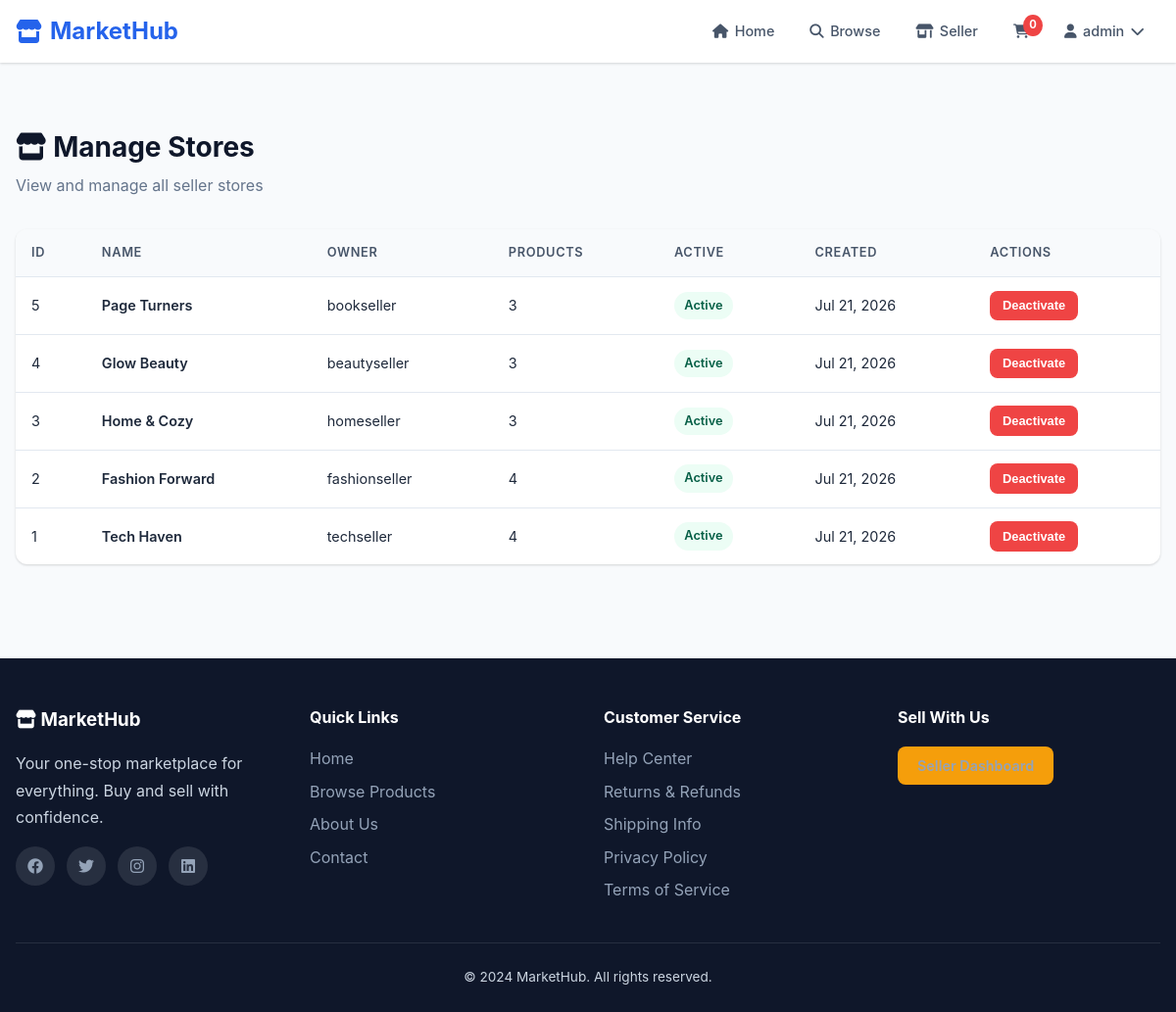
The app's page /admin/stores (signed in) with its own data.
### app/models.py (models this page shows, shortened)
class User(db.Model, UserMixin):
    __tablename__ = 'users'
    id = db.Column(db.Integer, primary_key=True)
    username = db.Column(db.String(80), unique=True, nullable=False)
    email = db.Column(db.String(120), unique=True, nullable=False)
    password_hash = db.Column(db.String(128), nullable=False)
    full_name = db.Column(db.String(150))
    phone = db.Column(db.String(20))
    address = db.Column(db.Text)
    profile_image = db.Column(db.String(200), default='default.jpg')
    is_seller = db.Column(db.Boolean, default=False)
    is_admin = db.Column(db.Boolean, default=False)
    created_at = db.Column(db.DateTime, default=datetime.utcnow)
    cart_items = db.relationship('CartItem', backref='user', lazy=True, cascade='all, delete-orphan')
    orders = db.relationship('Order', backref='customer', lazy=True)
    stores = db.relationship('Store', backref='owner', lazy=True)
    reviews = db.relationship('Review', backref='author', lazy=True)

class Store(db.Model):
    __tablename__ = 'stores'
    id = db.Column(db.Integer, primary_key=True)
    name = db.Column(db.String(150), nullable=False)
    description = db.Column(db.Text)
    logo = db.Column(db.String(200), default='default_store.png')
    banner = db.Column(db.String(200))
    owner_id = db.Column(db.Integer, db.ForeignKey('users.id'), nullable=False)
    is_active = db.Column(db.Boolean, default=True)
    created_at = db.Column(db.DateTime, default=datetime.utcnow)
    products = db.relationship('Product', backref='store', lazy=True)
    sales = db.relationship('OrderItem', backref='store_sale', lazy=True)
    @property
    def total_products(self):
        return len(self.products)

### app/routes/admin.py (the view)
@admin_bp.route('/stores')
def stores():
    page = request.args.get('page', 1, type=int)
    stores = Store.query.order_by(Store.created_at.desc()).paginate(page=page, per_page=20)
    return render_template('admin/stores.html', stores=stores, title='Manage Stores')

### app/models.py (called while the page is built)
@login_manager.user_loader
def load_user(user_id):
    return User.query.get(int(user_id))

### app/routes/admin.py (called while the page is built)
@admin_bp.before_request
@login_required
def check_admin():
    if not current_user.is_admin:
        flash('Admin access required.', 'danger')
        return redirect(url_for('main.home'))

### app/templates/admin/stores.html (shortened to what this page needs)
{% extends "base.html" %}
{% block content %}
<div class="section">
    <div class="section-container">
        <h1 class="section-title"><i class="fas fa-store"></i> Manage Stores</h1>
        <p class="section-subtitle" style="margin-bottom: 2rem;">View and manage all seller stores</p>
        <div class="table-container">
            <table>
                <thead>
                    <tr>
                        <th>ID</th>
                        <th>Name</th>
                        <th>Owner</th>
                        <th>Products</th>
                        <th>Active</th>
                        <th>Created</th>
                        <th>Actions</th>
                    </tr>
                </thead>
                <tbody>
                    {% for store in stores.items %}
                    <tr>
                        <td>{{ store.id }}</td>
                        <td style="font-weight: 600;">{{ store.name }}</td>
                        <td>{{ store.owner.username }}</td>
                        <td>{{ store.total_products }}</td>
                        <td>
                            <span class="status-badge status-{{ 'delivered' if store.is_active else 'cancelled' }}">
                                {{ 'Active' if store.is_active else 'Inactive' }}
                            </span>
                        </td>
                        <td>{{ store.created_at.strftime('%b %d, %Y') }}</td>
                        <td>
                            <form action="{{ url_for('admin.toggle_store', store_id=store.id) }}" method="POST">
                                <button type="submit" class="btn btn-sm btn-{{ 'danger' if store.is_active else 'success' }}">
                                    {{ 'Deactivate' if store.is_active else 'Activate' }}
                                </button>
                            </form>
                        </td>
                    </tr>
                    {% endfor %}
                </tbody>
            </table>
        </div>
    </div>
</div>
{% endblock %}

### app/templates/base.html (shortened to what this page needs)
<!DOCTYPE html>
<html lang="en">
<head>
    <link rel="stylesheet" href="https://cdnjs.cloudflare.com/ajax/libs/font-awesome/6.4.0/css/all.min.css">
    <link rel="stylesheet" href="{{ url_for('static', filename='css/style.css') }}">
</head>
<body>
    <nav class="navbar">
        <div class="nav-container">
            <a href="{{ url_for('main.home') }}" class="nav-brand">
                <i class="fas fa-store"></i> MarketHub
            </a>
            <div class="nav-menu" id="navMenu">
                <ul class="nav-links">
                    <li><a href="{{ url_for('main.home') }}" class="nav-link"><i class="fas fa-home"></i> Home</a></li>
                    <li><a href="{{ url_for('products.browse') }}" class="nav-link"><i class="fas fa-search"></i> Browse</a></li>
                    {% if current_user.is_authenticated %}
                        {% if current_user.is_seller %}
                        <li><a href="{{ url_for('seller.dashboard') }}" class="nav-link"><i class="fas fa-store-alt"></i> Seller</a></li>
                        {% endif %}
                        <li><a href="{{ url_for('cart.view_cart') }}" class="nav-link cart-link">
                            <i class="fas fa-shopping-cart"></i>
                            <span class="cart-badge" id="cartCount">0</span>
                        </a></li>
                        <li class="nav-dropdown">
                            <a href="#" class="nav-link dropdown-toggle">
                                <i class="fas fa-user"></i> {{ current_user.username }} <i class="fas fa-chevron-down"></i>
                            </a>
                        </li>
                    {% else %}
                        <li><a href="{{ url_for('auth.login') }}" class="nav-link"><i class="fas fa-sign-in-alt"></i> Login</a></li>
                        <li><a href="{{ url_for('auth.register') }}" class="nav-link btn-nav-primary"><i class="fas fa-user-plus"></i> Register</a></li>
                    {% endif %}
                </ul>
            </div>
        </div>
    </nav>
    <div class="flash-container">
    </div>
    <main class="main-content">
        {% block content %}{% endblock %}
    </main>
    <footer class="footer">
        <div class="footer-container">
            <div class="footer-grid">
                <div class="footer-section">
                    <h3><i class="fas fa-store"></i> MarketHub</h3>
                    <p>Your one-stop marketplace for everything. Buy and sell with confidence.</p>
                    <div class="social-links">
                        <a href="#" aria-label="Facebook"><i class="fab fa-facebook"></i></a>
                        <a href="#" aria-label="Twitter"><i class="fab fa-twitter"></i></a>
                        <a href="#" aria-label="Instagram"><i class="fab fa-instagram"></i></a>
                        <a href="#" aria-label="LinkedIn"><i class="fab fa-linkedin"></i></a>
                    </div>
                </div>
                <div class="footer-section">
                    <h4>Quick Links</h4>
                    <ul>
                        <li><a href="{{ url_for('main.home') }}">Home</a></li>
                        <li><a href="{{ url_for('products.browse') }}">Browse Products</a></li>
                        <li><a href="{{ url_for('main.about') }}">About Us</a></li>
                        <li><a href="{{ url_for('main.contact') }}">Contact</a></li>
                    </ul>
                </div>
                <div class="footer-section">
                    <h4>Customer Service</h4>
                    <ul>
                        <li><a href="#">Help Center</a></li>
                        <li><a href="#">Returns & Refunds</a></li>
                        <li><a href="#">Shipping Info</a></li>
                        <li><a href="#">Privacy Policy</a></li>
                        <li><a href="#">Terms of Service</a></li>
                    </ul>
                </div>
                <div class="footer-section">
                    <h4>Sell With Us</h4>
                    {% if current_user.is_authenticated and current_user.is_seller %}
                        <a href="{{ url_for('seller.dashboard') }}" class="btn btn-accent">Seller Dashboard</a>
                    {% else %}
                        <a href="#" class="btn btn-accent" onclick="becomeSeller(event)">Start Selling</a>
                    {% endif %}
                </div>
            </div>
            <div class="footer-bottom">
                <p>&copy; 2024 MarketHub. All rights reserved.</p>
            </div>
        </div>
    </footer>
</body>
</html>

### records on screen
User: username "admin"
Store: id "5", name "Page Turners", owner.username "bookseller", total_products "3", is_active "Active", created_at "Jul 21, 2026", is_active "Deactivate"
Store: id "4", name "Glow Beauty", owner.username "beautyseller", total_products "3", is_active "Active", created_at "Jul 21, 2026", is_active "Deactivate"
Store: id "3", name "Home & Cozy", owner.username "homeseller", total_products "3", is_active "Active", created_at "Jul 21, 2026", is_active "Deactivate"
Store: id "2", name "Fashion Forward", owner.username "fashionseller", total_products "4", is_active "Active", created_at "Jul 21, 2026", is_active "Deactivate"
Store: id "1", name "Tech Haven", owner.username "techseller", total_products "4", is_active "Active", created_at "Jul 21, 2026", is_active "Deactivate"
